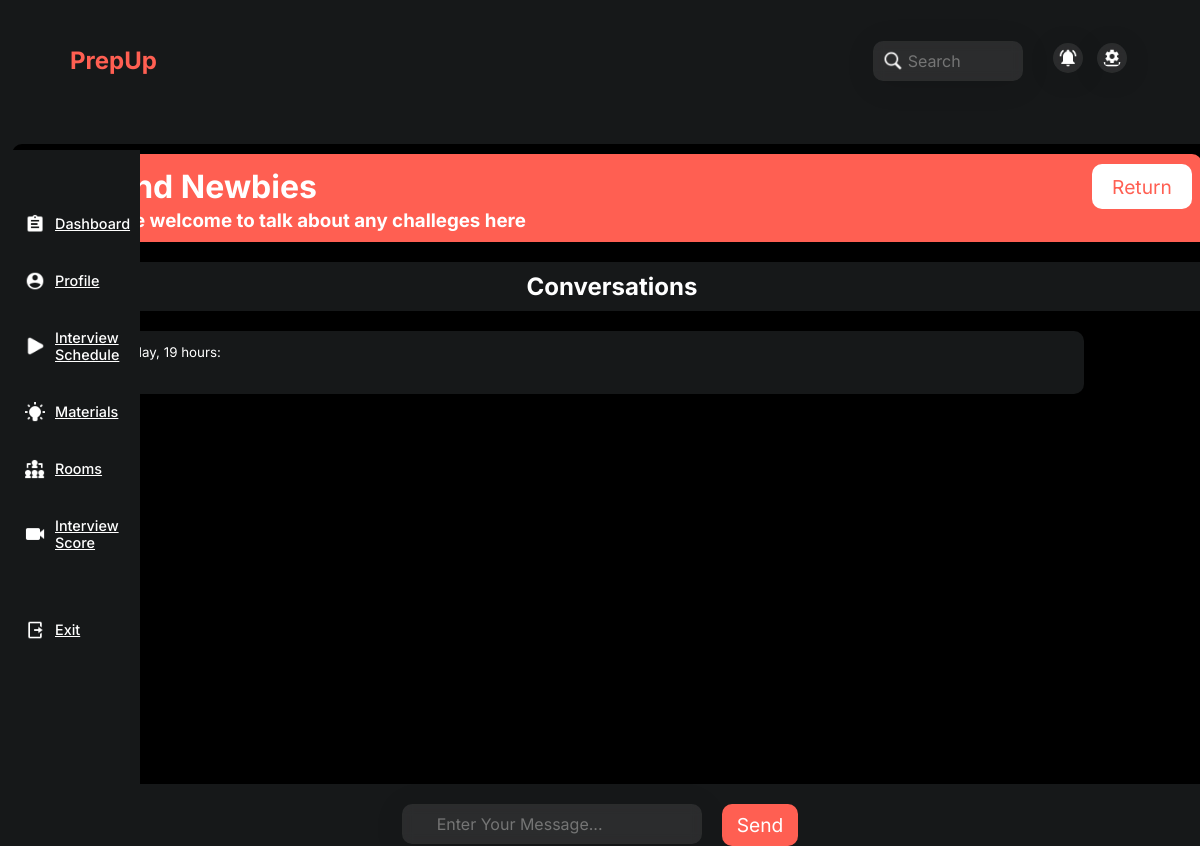
Page /insideroom/1/ on the earlier database version.
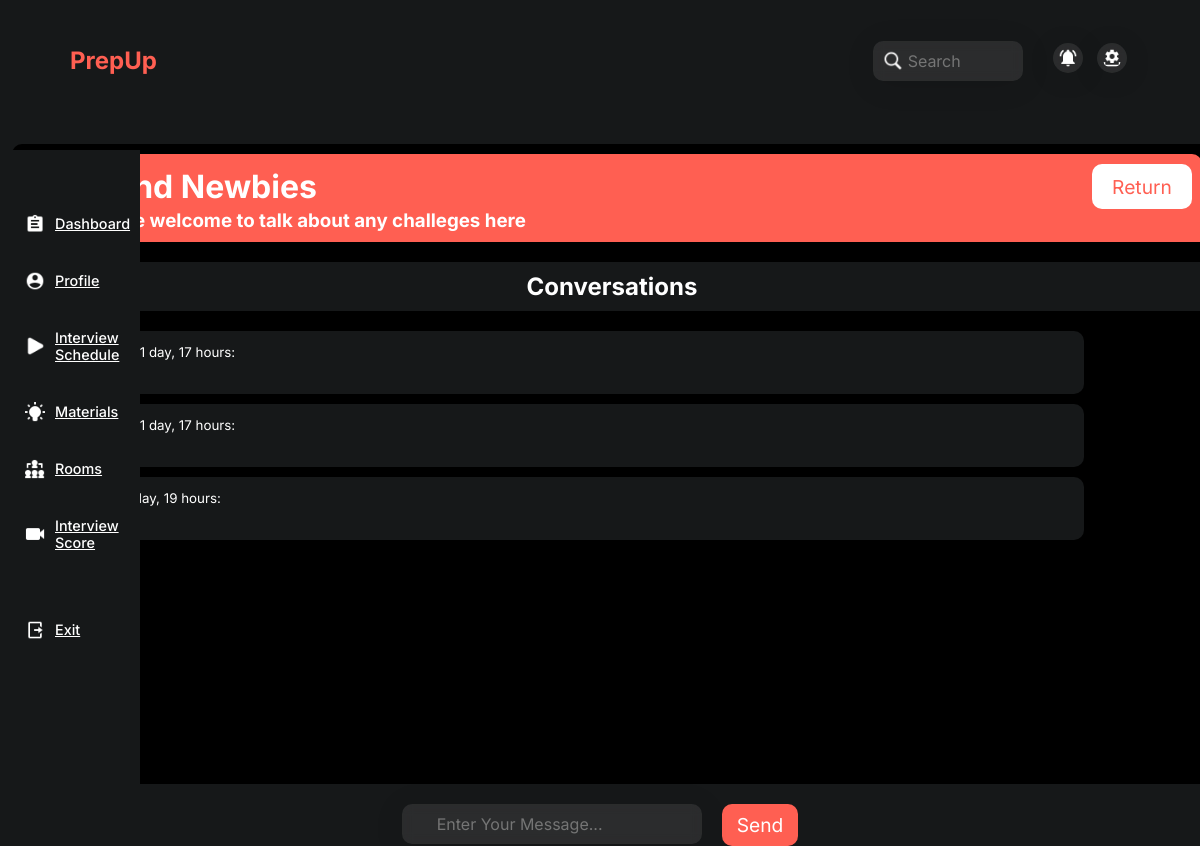
Same page on the later database version.
### PrepUpApp/models.py (models this page shows, shortened)
class CreateRooms(models.Model):
    host = models.ForeignKey(User, on_delete=models.CASCADE, null=True, blank=True)
    topic = models.CharField(max_length=1000)
    description = models.CharField(max_length=2000)
    created_at = models.DateTimeField(auto_now_add=True, null=True, blank=True)
    edited_at = models.DateTimeField(auto_now=True, null=True, blank=True)
    class Meta:
        ordering = ['-edited_at', '-created_at']

class Message(models.Model):
    user = models.ForeignKey(User, null=True, on_delete=models.CASCADE)
    room = models.ForeignKey(CreateRooms, null=True, on_delete=models.CASCADE)
    body = models.TextField()
    created_at = models.DateTimeField(auto_now_add=True, null=True, blank=True)
    edited_at = models.DateTimeField(auto_now=True, null=True, blank=True)
    class Meta:
        ordering = ['-edited_at', '-created_at']

### PrepUpApp/views.py (the view, shortened to what this page needs)
# urls.py: path('insideroom/<str:pk>/', views.Insideroom, name='Insideroom'),
def Insideroom(request, pk):
    rooms = CreateRooms.objects.get(id = pk)
    room_messages = rooms.message_set.all().order_by('-created_at')
    context = {'rooms': rooms, 'room_messages': room_messages}
    return render(request, 'PrepUpApp/InsideRoom.html', context)

### PrepUpApp/Template/PrepUpApp/InsideRoom.html (shortened to what this page needs)
{% include 'General.html' %}
{%load static%}
{% load embed_video_tags %}
{% block content %}
<html lang="en">
	<head>
		<link rel="stylesheet" href="{% static 'styles/insideroom.css' %}" />
	</head>
	<body>
        <div class= 'insidebodyarea'>
            <div class='roomintro'>
                <div class='topicsection'>
                    <h1><span>{{rooms.topic}}</span></h1><br/>
                    <a href='{{request.META.HTTP_REFERER}}'><button>Return</button></a>
                </div>
                <h3>{{rooms.description}}</h3>
            </div>
            <h2 class='conversation'>Conversations</h2>
            {% for room_messages in room_messages %}
            {% if request.user.username == room_messages.user %}
            <div class='currentusermessage'>
                <a href=/profile/{{room_messages.user}}/ ><p>@{{ room_messages.user }}</p></a>
                {{room_messages.body}}
            </div>
            {% else %}
            <div class='othermessages'>
                <a href=/profile/{{room_messages.user}}/ ><small>@{{ room_messages.user }} </a>  said this {{ room_messages.created_at| timesince }}:</small><br/>
                <h3>{{room_messages.body}}</h3>
            </div>
            {% endif %}
            {% endfor %}
        </div>
        <div class='entermessage'>
            <form method='POST'>
                <input type='text' name='body' placeholder = 'Enter Your Message...' />
                <button type='submit'>Send</button>
            </form>
        </div>
    </body>
</html>
{% endblock content %}

### PrepUpApp/Template/General.html (shortened to what this page needs)
{% load static %}
<!DOCTYPE html>
<html lang="en">
	<head>
		<link rel="stylesheet" href="{% static 'styles/main.css' %}" />
	</head>
	<body>
		{% include 'navsidebar.html' %}  {% block content %} {% endblock content %}
	</body>
</html>

### PrepUpApp/Template/navsidebar.html (shortened to what this page needs)
{% load static %} {% block content %}
<body>
    <div>
        <div onClick={showMenuBar()} class='openmenubtn'>
        </div>
    </div>
    <div class='nav'>
        <div class='nav1'>
            <div class='logoname'>
                <h2>PrepUp</h2>
            </div>
        </div>
        <div class='nav2'>
            <div class='searchBar'>
                <form method='GET' action="{% url 'Searchresult' %}">
                    <input type='text' name='q' placeholder='Search' />
                </form>
                <img src={% static 'images/search.png' %} alt="search bar" />
            </div>
            <div class='notificationsettings'>
                <div>
                    <img src={% static 'images/notify.png' %} alt="Notification" />
                    <img src={% static 'images/settings.png' %} alt="Settings" />
                </div>
            </div>
        </div>
    </div>
    <div class='sideoutter'>
        <div class='sidebar'>
            <div>
                <div>
                    <ul>
                        <a href='/dashboard' class='dashboardbtn'>
                            <li>
                                <img src={% static 'images/dashboard.png' %} />
                                <p>Dashboard</p>
                            </li>
                        </a>
                        <a href='/profile/{{user.username}}/'>
                            <li class='profilebtn'>
                                <img src={% static 'images/profile.png' %} />
                                <p>Profile</p>
                            </li>
                        </a>
                        <a href='/interviewschedule'>
                            <li class='interviewschedulebtn'>
                                <img src={% static 'images/play.png' %} />
                                <p>Interview Schedule</p>
                            </li>
                        </a>
                        <a href='/suggestamaterial'>
                            <li class='materialsbtn'>
                                <img src={% static 'images/materials.png' %} />
                                <p>Materials</p>
                            </li>
                        </a>
                        <a href='/rooms'>
                            <li class='roomsbtn'>
                                <img src={% static 'images/team.png' %} />
                                <p>Rooms</p>
                            </li>
                        </a>
                        <a href='/interviewresult'>
                            <li class='interviewscore'>
                                <img src={% static 'images/videocall.png' %} />
                                <p>Interview Score</p>
                            </li>
                        </a>
                    </ul>
                </div>
                <div>
                    <ul>
                        <a href={% url 'Logout' %}>
                            <li>
                                <img src={% static 'images/exit.png' %} />
                                <p>Exit</p>
                            </li>
                        </a>
                    </ul>
                </div>
            </div>
        </div>
    </div>
</body>
</html>
{% endblock content %}

### static/styles/main.css (style rules this page uses)
* { box-sizing: border-box; margin: 0; padding: 0; font-family: 'Inter', sans-serif; }
body { background-color: #161819; }
.sidebar a { color: white; }
.logoname { color: #FF5F52; }
.nav { background-color: rgb(22, 24, 25); display: flex; height: 120px; align-items: center; padding: 0px; padding-left: 20px; position: fixed; top: 0; width: 100vw; justify-content: space-between; z-index: 20; }
.nav1, .nav2 { display: flex; align-items: center; }
.nav1 h2:nth-child(1) { margin-right: 30px; margin-left: 50px; }
.nav2 { width: 400px; justify-content: space-around; align-items: center; }
input { width: 150px; height: 40px; align-content: center; padding-left: 35px; padding-right: 5px; border-radius: 15px; border: none; color: white; font-size: 1rem; position: absolute; z-index: 1; margin-right: 20px; background: rgba(255, 255, 255, 0.089); border-radius: 10px; box-shadow: 0 4px 30px rgba(0, 0, 0, 0.1); backdrop-filter: blur(5.1px); -webkit-backdrop-filter: blur(5.1px); }
.searchBar { margin-bottom: 15px; }
.searchBar img { margin-right: 5px; position: relative; left: 10px; width: 20px; top: 10px; z-index: 5; }
.notificationsettings img { margin-left: 10px; width: 30px; padding: 5px; background: rgba(255, 255, 255, 0.089); border-radius: 16px; box-shadow: 0 4px 30px rgba(0, 0, 0, 0.1); backdrop-filter: blur(5.1px); -webkit-backdrop-filter: blur(5.1px); }
.sidebar { background-color: rgb(22, 24, 25); color: white; width: 220px; height: 87vh; margin-right: 0px; padding: 10px; position: fixed; bottom: 0; }
.sidebar img { width: 20px; margin-right: 10px; }
.sidebar ul { margin-top: 40px; }
.sidebar ul li { list-style: none; align-items: center; display: flex; margin-bottom: 10px; padding: 5px 5px; border-radius: 10px; font-size: 0.9rem; }
.sidebar ul li p { margin-top: 10px; font-weight: 500; }
.dashboardTags h2, p { margin-bottom: 10px; }
@media only screen and (max-width: 1230px) { .sidebar { background-color: rgb(22, 24, 25); color: white; width: 140px; height: 87vh; position: fixed; bottom: 0; } }
@media only screen and (max-width: 1230px) { .sidebar ul { margin-left: 10px; margin-top: 40px; } }

### static/styles/insideroom.css (style rules this page uses)
body { background-color: #161819; }
span { color: white; }
form button { background-color: #FF5F52; padding: 9px 15px; font-size: 1.2rem; color: white; border-radius: 10px; border: none; }
.conversation { margin-bottom: 20px; background-color: #161819; padding: 10px 10px; text-align: center; }
.othermessages { background-color: #161819; margin-bottom: 10px; padding: 10px; width: 50%; overflow: hidden; border-radius: 10px; }
.othermessages a { color: white; }
.entermessage { width: 200px; position: relative; margin: auto; width: 100%; display: flex; overflow: hidden; }
.entermessage form { justify-content: space-around; display: flex; margin: auto; margin-top: 20px; }
.entermessage form input { width: 400px; position: absolute; left: 240px }
.topicsection button { background-color: white; padding: 9px 15px; font-size: 1.2rem; width: 100px; height: 45px; color: #FF5F52; border-radius: 10px; border: none; }
.roomintro { background-color: #FF5F52; padding: 10px; border-top-left-radius: 10px; border-top-right-radius: 10px; margin-bottom: 20px; }
.insidebodyarea { background-color: black; width: 80%; height: 70vh; overflow-y: scroll; color: white; margin: auto; margin-left: 18%; margin-top: 70px; padding: 10px; border-radius: 10px; z-index: 10; }
.topicsection { display: flex; align-items: center; justify-content: space-between; }
@media only screen and (max-width: 1230px) { .insidebodyarea { background-color: black; width: 100%; height: 80vh; overflow-y: scroll; color: white; margin: auto; margin-left: 1%; margin-top: 90px; padding: 10px; border-radius: 10px; z-index: 10; } }
@media only screen and (max-width: 1230px) { .othermessages { background-color: #161819; margin-bottom: 10px; padding: 10px; width: 90%; overflow: hidden; border-radius: 10px; } }
@media only screen and (max-width: 1230px) { .entermessage { width: 200px; position: absolute; margin: auto; width: 100%; display: flex; overflow: hidden; } }
@media only screen and (max-width: 1230px) { .entermessage form { justify-content: space-around; display: flex; margin: auto; margin-top: 20px; } }
@media only screen and (max-width: 1230px) { .entermessage form input { width: 300px; position: relative; left: 0px } }

Differences in the rows shown:
added Message: created_at "1 day, 17 hours"
added Message: created_at "1 day, 17 hours"
